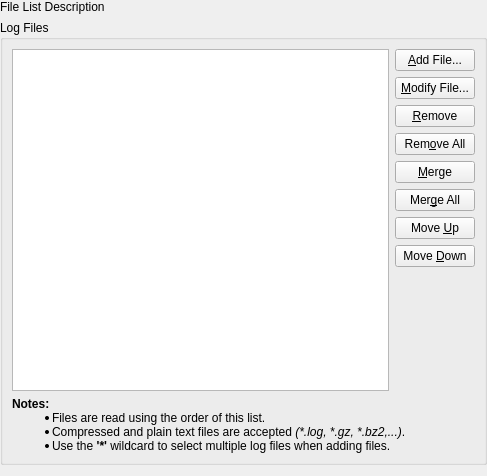
<ui version="4.0" >
 <class>FileListBase</class>
 <widget class="QWidget" name="FileListBase" >
  <property name="geometry" >
   <rect>
    <x>0</x>
    <y>0</y>
    <width>487</width>
    <height>476</height>
   </rect>
  </property>
  <property name="baseSize" >
   <size>
    <width>200</width>
    <height>400</height>
   </size>
  </property>
  <layout class="QVBoxLayout" >
   <property name="leftMargin" >
    <number>0</number>
   </property>
   <property name="topMargin" >
    <number>0</number>
   </property>
   <property name="rightMargin" >
    <number>0</number>
   </property>
   <item>
    <widget class="QLabel" name="description" >
     <property name="text" >
      <string>File List Description</string>
     </property>
     <property name="alignment" >
      <set>Qt::AlignJustify|Qt::AlignVCenter</set>
     </property>
     <property name="wordWrap" >
      <bool>true</bool>
     </property>
    </widget>
   </item>
   <item>
    <widget class="QGroupBox" name="filesBox" >
     <property name="title" >
      <string>Log Files</string>
     </property>
     <layout class="QGridLayout" >
      <item row="0" column="1" >
       <layout class="QVBoxLayout" >
        <item>
         <widget class="QPushButton" name="add" >
          <property name="toolTip" >
           <string>&lt;html>&lt;head>&lt;meta name="qrichtext" content="1" />&lt;style type="text/css">
p, li { white-space: pre-wrap; }
&lt;/style>&lt;/head>&lt;body style=" font-family:'Sans Serif'; font-size:9pt; font-weight:400; font-style:normal;">
&lt;p style=" margin-top:0px; margin-bottom:0px; margin-left:0px; margin-right:0px; -qt-block-indent:0; text-indent:0px;">Choose a new file&lt;/p>&lt;/body>&lt;/html></string>
          </property>
          <property name="whatsThis" >
           <string>&lt;html>&lt;head>&lt;meta name="qrichtext" content="1" />&lt;style type="text/css">
p, li { white-space: pre-wrap; }
&lt;/style>&lt;/head>&lt;body style=" font-family:'Sans Serif'; font-size:9pt; font-weight:400; font-style:normal;">
&lt;p style=" margin-top:0px; margin-bottom:0px; margin-left:0px; margin-right:0px; -qt-block-indent:0; text-indent:0px;">Opens a dialog box to choose a new file to be added to the list.&lt;/p>&lt;/body>&lt;/html></string>
          </property>
          <property name="text" >
           <string>&amp;Add File...</string>
          </property>
         </widget>
        </item>
        <item>
         <widget class="QPushButton" name="modify" >
          <property name="text" >
           <string>&amp;Modify File...</string>
          </property>
         </widget>
        </item>
        <item>
         <widget class="QPushButton" name="remove" >
          <property name="toolTip" >
           <string>&lt;html>&lt;head>&lt;meta name="qrichtext" content="1" />&lt;style type="text/css">
p, li { white-space: pre-wrap; }
&lt;/style>&lt;/head>&lt;body style=" font-family:'Sans Serif'; font-size:9pt; font-weight:400; font-style:normal;">
&lt;p style=" margin-top:0px; margin-bottom:0px; margin-left:0px; margin-right:0px; -qt-block-indent:0; text-indent:0px;">Delete the current file(s)&lt;/p>&lt;/body>&lt;/html></string>
          </property>
          <property name="whatsThis" >
           <string>&lt;html>&lt;head>&lt;meta name="qrichtext" content="1" />&lt;style type="text/css">
p, li { white-space: pre-wrap; }
&lt;/style>&lt;/head>&lt;body style=" font-family:'Sans Serif'; font-size:9pt; font-weight:400; font-style:normal;">
&lt;p style=" margin-top:0px; margin-bottom:0px; margin-left:0px; margin-right:0px; -qt-block-indent:0; text-indent:0px;">Deletes the files selected on the list.&lt;/p>&lt;/body>&lt;/html></string>
          </property>
          <property name="text" >
           <string>&amp;Remove</string>
          </property>
         </widget>
        </item>
        <item>
         <widget class="QPushButton" name="removeAll" >
          <property name="toolTip" >
           <string>&lt;html>&lt;head>&lt;meta name="qrichtext" content="1" />&lt;style type="text/css">
p, li { white-space: pre-wrap; }
&lt;/style>&lt;/head>&lt;body style=" font-family:'Sans Serif'; font-size:9pt; font-weight:400; font-style:normal;">
&lt;p style=" margin-top:0px; margin-bottom:0px; margin-left:0px; margin-right:0px; -qt-block-indent:0; text-indent:0px;">Remove all files&lt;/p>&lt;/body>&lt;/html></string>
          </property>
          <property name="whatsThis" >
           <string>&lt;html>&lt;head>&lt;meta name="qrichtext" content="1" />&lt;style type="text/css">
p, li { white-space: pre-wrap; }
&lt;/style>&lt;/head>&lt;body style=" font-family:'Sans Serif'; font-size:9pt; font-weight:400; font-style:normal;">
&lt;p style=" margin-top:0px; margin-bottom:0px; margin-left:0px; margin-right:0px; -qt-block-indent:0; text-indent:0px;">Remove all the files on the list, even if they are not selected.&lt;/p>&lt;/body>&lt;/html></string>
          </property>
          <property name="text" >
           <string>Rem&amp;ove All</string>
          </property>
         </widget>
        </item>
        <item>
         <widget class="QPushButton" name="merge" >
          <property name="toolTip" >
           <string>&lt;html>&lt;head>&lt;meta name="qrichtext" content="1" />&lt;style type="text/css">
p, li { white-space: pre-wrap; }
&lt;/style>&lt;/head>&lt;body style=" font-family:'Sans Serif'; font-size:9pt; font-weight:400; font-style:normal;">
&lt;p style=" margin-top:0px; margin-bottom:0px; margin-left:0px; margin-right:0px; -qt-block-indent:0; text-indent:0px;">Delete the current file(s)&lt;/p>&lt;/body>&lt;/html></string>
          </property>
          <property name="whatsThis" >
           <string>&lt;html>&lt;head>&lt;meta name="qrichtext" content="1" />&lt;style type="text/css">
p, li { white-space: pre-wrap; }
&lt;/style>&lt;/head>&lt;body style=" font-family:'Sans Serif'; font-size:9pt; font-weight:400; font-style:normal;">
&lt;p style=" margin-top:0px; margin-bottom:0px; margin-left:0px; margin-right:0px; -qt-block-indent:0; text-indent:0px;">Deletes the files selected on the list.&lt;/p>&lt;/body>&lt;/html></string>
          </property>
          <property name="text" >
           <string>&amp;Merge</string>
          </property>
         </widget>
        </item>
        <item>
         <widget class="QPushButton" name="mergeAll" >
          <property name="toolTip" >
           <string>&lt;html>&lt;head>&lt;meta name="qrichtext" content="1" />&lt;style type="text/css">
p, li { white-space: pre-wrap; }
&lt;/style>&lt;/head>&lt;body style=" font-family:'Sans Serif'; font-size:9pt; font-weight:400; font-style:normal;">
&lt;p style=" margin-top:0px; margin-bottom:0px; margin-left:0px; margin-right:0px; -qt-block-indent:0; text-indent:0px;">Remove all files&lt;/p>&lt;/body>&lt;/html></string>
          </property>
          <property name="whatsThis" >
           <string>&lt;html>&lt;head>&lt;meta name="qrichtext" content="1" />&lt;style type="text/css">
p, li { white-space: pre-wrap; }
&lt;/style>&lt;/head>&lt;body style=" font-family:'Sans Serif'; font-size:9pt; font-weight:400; font-style:normal;">
&lt;p style=" margin-top:0px; margin-bottom:0px; margin-left:0px; margin-right:0px; -qt-block-indent:0; text-indent:0px;">Remove all the files on the list, even if they are not selected.&lt;/p>&lt;/body>&lt;/html></string>
          </property>
          <property name="text" >
           <string>Mer&amp;ge All</string>
          </property>
         </widget>
        </item>
        <item>
         <widget class="QPushButton" name="up" >
          <property name="enabled" >
           <bool>true</bool>
          </property>
          <property name="toolTip" >
           <string>&lt;html>&lt;head>&lt;meta name="qrichtext" content="1" />&lt;style type="text/css">
p, li { white-space: pre-wrap; }
&lt;/style>&lt;/head>&lt;body style=" font-family:'Sans Serif'; font-size:9pt; font-weight:400; font-style:normal;">
&lt;p style=" margin-top:0px; margin-bottom:0px; margin-left:0px; margin-right:0px; -qt-block-indent:0; text-indent:0px;">Move up the current file(s)&lt;/p>&lt;/body>&lt;/html></string>
          </property>
          <property name="whatsThis" >
           <string>&lt;html>&lt;head>&lt;meta name="qrichtext" content="1" />&lt;style type="text/css">
p, li { white-space: pre-wrap; }
&lt;/style>&lt;/head>&lt;body style=" font-family:'Sans Serif'; font-size:9pt; font-weight:400; font-style:normal;">
&lt;p style=" margin-top:0px; margin-bottom:0px; margin-left:0px; margin-right:0px; -qt-block-indent:0; text-indent:0px;">Moves the selected files up in the list. This option allows the files to be read &lt;span style=" font-weight:600;">in first&lt;/span> by KSystemLog.&lt;/p>&lt;/body>&lt;/html></string>
          </property>
          <property name="text" >
           <string>Move &amp;Up</string>
          </property>
         </widget>
        </item>
        <item>
         <widget class="QPushButton" name="down" >
          <property name="toolTip" >
           <string>&lt;html>&lt;head>&lt;meta name="qrichtext" content="1" />&lt;style type="text/css">
p, li { white-space: pre-wrap; }
&lt;/style>&lt;/head>&lt;body style=" font-family:'Sans Serif'; font-size:9pt; font-weight:400; font-style:normal;">
&lt;p style=" margin-top:0px; margin-bottom:0px; margin-left:0px; margin-right:0px; -qt-block-indent:0; text-indent:0px;">Move down the current file(s)&lt;/p>&lt;/body>&lt;/html></string>
          </property>
          <property name="whatsThis" >
           <string>&lt;html>&lt;head>&lt;meta name="qrichtext" content="1" />&lt;style type="text/css">
p, li { white-space: pre-wrap; }
&lt;/style>&lt;/head>&lt;body style=" font-family:'Sans Serif'; font-size:9pt; font-weight:400; font-style:normal;">
&lt;p style=" margin-top:0px; margin-bottom:0px; margin-left:0px; margin-right:0px; -qt-block-indent:0; text-indent:0px;">Moves the selected files down in the list. This option allows the files to be read &lt;span style=" font-weight:600;">in last&lt;/span> by KSystemLog.&lt;/p>&lt;/body>&lt;/html></string>
          </property>
          <property name="text" >
           <string>Move &amp;Down</string>
          </property>
         </widget>
        </item>
        <item>
         <spacer>
          <property name="orientation" >
           <enum>Qt::Vertical</enum>
          </property>
          <property name="sizeType" >
           <enum>QSizePolicy::MinimumExpanding</enum>
          </property>
          <property name="sizeHint" >
           <size>
            <width>20</width>
            <height>40</height>
           </size>
          </property>
         </spacer>
        </item>
       </layout>
      </item>
      <item row="1" column="0" colspan="2" >
       <widget class="QLabel" name="notes" >
        <property name="text" >
         <string>&lt;p style='margin-top:0px;margin-bottom:0px;'>&lt;b>Notes:&lt;/b>&lt;/p>&lt;ul style='margin-top:0px'>&lt;li>Files are read using the order of this list.&lt;/li>&lt;li>Compressed and plain text files are accepted &lt;i>(*.log, *.gz, *.bz2,...)&lt;/i>.&lt;/li>&lt;li>Use the &lt;b>'*'&lt;/b> wildcard to select multiple log files when adding files.&lt;/li>&lt;/ul></string>
        </property>
        <property name="wordWrap" >
         <bool>true</bool>
        </property>
       </widget>
      </item>
      <item row="0" column="0" >
       <widget class="QListWidget" name="fileList" >
        <property name="contextMenuPolicy" >
         <enum>Qt::ActionsContextMenu</enum>
        </property>
        <property name="toolTip" >
         <string>&lt;html>&lt;head>&lt;meta name="qrichtext" content="1" />&lt;style type="text/css">
p, li { white-space: pre-wrap; }
&lt;/style>&lt;/head>&lt;body style=" font-family:'Sans Serif'; font-size:9pt; font-weight:400; font-style:normal;">
&lt;p style=" margin-top:0px; margin-bottom:0px; margin-left:0px; margin-right:0px; -qt-block-indent:0; text-indent:0px;">List of files used by this log type.&lt;/p>&lt;/body>&lt;/html></string>
        </property>
        <property name="whatsThis" >
         <string>&lt;html>&lt;head>&lt;meta name="qrichtext" content="1" />&lt;style type="text/css">
p, li { white-space: pre-wrap; }
&lt;/style>&lt;/head>&lt;body style=" font-family:'Sans Serif'; font-size:9pt; font-weight:400; font-style:normal;">
&lt;p style=" margin-top:0px; margin-bottom:0px; margin-left:0px; margin-right:0px; -qt-block-indent:0; text-indent:0px;">Here is a list of every file that will be read by KSystemLog to display the current log lines.&lt;/p>&lt;/body>&lt;/html></string>
        </property>
        <property name="dragDropMode" >
         <enum>QAbstractItemView::InternalMove</enum>
        </property>
       </widget>
      </item>
     </layout>
    </widget>
   </item>
  </layout>
  <action name="addAction" >
   <property name="text" >
    <string>add</string>
   </property>
  </action>
 </widget>
 <resources/>
 <connections/>
</ui>
